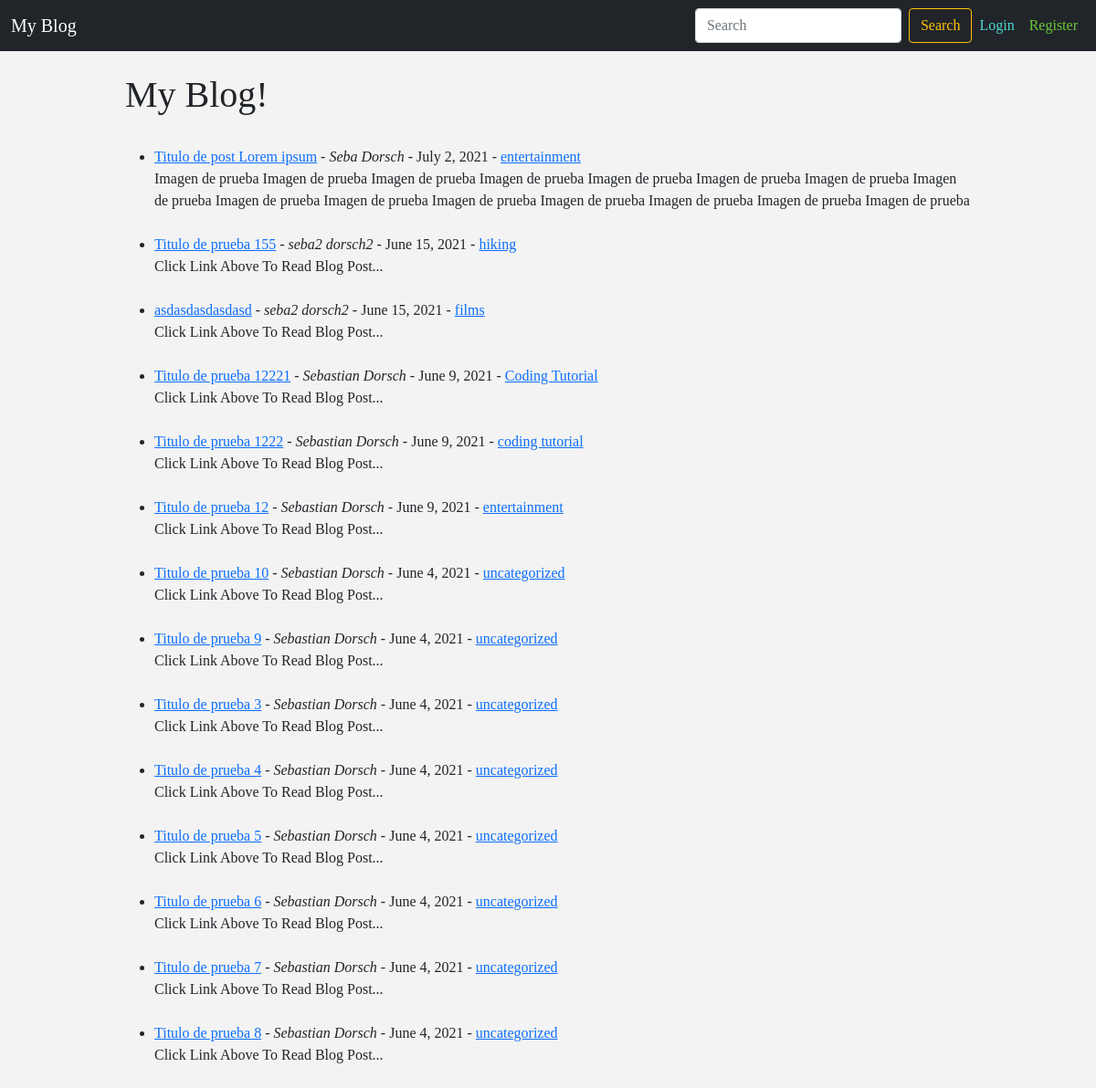
The page / on the database its author committed.
### myblog/models.py (models this page shows, shortened)
class Post(models.Model):
    title = models.CharField(max_length=255)
    header_image = models.ImageField(null=True, blank=True, upload_to="images/")
    title_tag = models.CharField(max_length=255)
    author = models.ForeignKey(User, on_delete=models.CASCADE)
    body = RichTextField(blank=True, null=True)
    post_date = models.DateField(auto_now_add=True)
    post_datetime = models.DateTimeField(auto_now_add=True)
    category = models.CharField(max_length=255, default="uncategorized")
    snippet = models.CharField(max_length=255)
    likes = models.ManyToManyField(User, related_name='blog_posts')
    dislikes = models.ManyToManyField(User, related_name='blog_posts_dislikes')

### myblog/views.py (the view)
# urls.py: path('', HomeView.as_view(), name="home"),
class HomeView(ListView):
    model = Post
    template_name = 'home.html'
    ordering = ['-post_datetime']
    def get_context_data(self, *args, **kwargs):
        cat_menu = Category.objects.all()
        context = super(HomeView, self).get_context_data(*args, **kwargs)
        context["cat_menu"] = cat_menu
        return context

### myblog/templates/home.html (shortened to what this page needs)
{% extends 'base.html' %}
{% block content %}
<br>
<div class="container">
    <div class="row justify-content-center">
        <div class="col-sm-10">
            <h1>
                My Blog!
            </h1><br>
            <ul>
            {% for post in object_list %}
                <li>
                    <a href="{% url 'article-detail' post.pk %}">{{ post.title }}</a>
                    - <i>{{ post.author.first_name }} {{ post.author.last_name }}</i>
                    - {{ post.post_date }}
                    - <a href="{% url 'category' post.category|slugify %}">{{ post.category }}</a>
                    <br>
                    {{  post.snippet }}
                </li>
                <br>
            {% endfor %}
            </ul>
        </div>
    </div>
</div>
{% endblock %}

### rows shown on the page
Post: title "Titulo de post Lorem ipsum", author.first_name "Seba", author.last_name "Dorsch", post_date "July 2, 2021", category "entertainment", snippet "Imagen de prueba Imagen de prueba Imagen de prueba Imagen de prueba Imagen de prueba Imagen de prueba Imagen de prueba Imagen de prueba Imagen de prueba Imagen de prueba Imagen de prueba Imagen de prueba Imagen de prueba Imagen de prueba Imagen de prueba"
Post: title "Titulo de prueba 155", author.first_name "seba2", author.last_name "dorsch2", post_date "June 15, 2021", category "hiking", snippet "Click Link Above To Read Blog Post..."
Post: title "asdasdasdasdasd", author.first_name "seba2", author.last_name "dorsch2", post_date "June 15, 2021", category "films", snippet "Click Link Above To Read Blog Post..."
Post: title "Titulo de prueba 12221", author.first_name "Sebastian", author.last_name "Dorsch", post_date "June 9, 2021", category "Coding Tutorial", snippet "Click Link Above To Read Blog Post..."
Post: title "Titulo de prueba 1222", author.first_name "Sebastian", author.last_name "Dorsch", post_date "June 9, 2021", category "coding tutorial", snippet "Click Link Above To Read Blog Post..."
Post: title "Titulo de prueba 12", author.first_name "Sebastian", author.last_name "Dorsch", post_date "June 9, 2021", category "entertainment", snippet "Click Link Above To Read Blog Post..."
Post: title "Titulo de prueba 10", author.first_name "Sebastian", author.last_name "Dorsch", post_date "June 4, 2021", category "uncategorized", snippet "Click Link Above To Read Blog Post..."
Post: title "Titulo de prueba 9", author.first_name "Sebastian", author.last_name "Dorsch", post_date "June 4, 2021", category "uncategorized", snippet "Click Link Above To Read Blog Post..."
Post: title "Titulo de prueba 3", author.first_name "Sebastian", author.last_name "Dorsch", post_date "June 4, 2021", category "uncategorized", snippet "Click Link Above To Read Blog Post..."
Post: title "Titulo de prueba 4", author.first_name "Sebastian", author.last_name "Dorsch", post_date "June 4, 2021", category "uncategorized", snippet "Click Link Above To Read Blog Post..."
Post: title "Titulo de prueba 5", author.first_name "Sebastian", author.last_name "Dorsch", post_date "June 4, 2021", category "uncategorized", snippet "Click Link Above To Read Blog Post..."
Post: title "Titulo de prueba 6", author.first_name "Sebastian", author.last_name "Dorsch", post_date "June 4, 2021", category "uncategorized", snippet "Click Link Above To Read Blog Post..."
Post: title "Titulo de prueba 7", author.first_name "Sebastian", author.last_name "Dorsch", post_date "June 4, 2021", category "uncategorized", snippet "Click Link Above To Read Blog Post..."
Post: title "Titulo de prueba 8", author.first_name "Sebastian", author.last_name "Dorsch", post_date "June 4, 2021", category "uncategorized", snippet "Click Link Above To Read Blog Post..."
